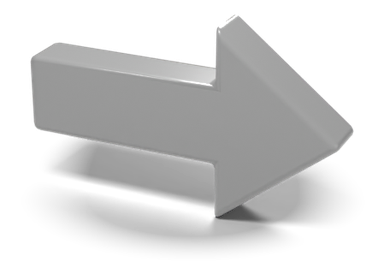
#> input picture assets/shapes/arrow.png, 384 x 268 px; its folder holds 2 pictures in this run; the run also reads 1 picture not shown here
$ python finish.py ../../assets/shapes ../../assets/shapes/check.png
#> lines starting #> are read from the running program, lines starting #| are printed output that depends on the picture
"""Crop the Blender renders to the shape, fade the floor shadow toward the edges, downscale.

    python3 tools/shapes/finish.py <render_dir> assets/shapes
"""

import math
import sys
from pathlib import Path

from PIL import Image

SIZE = 384


def finish(src: Path, dst: Path) -> None:
    im = Image.open(src).convert("RGBA")
#> im is the input picture: PIL image 384x268 RGBA; mean R, G, B, A 51.9, 52, 51.9, 92.8
    w, h = im.size
#> w = 384; h = 268
    a = im.getchannel("A")
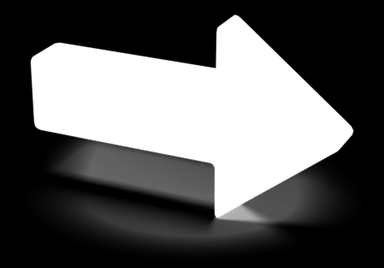
#> a: PIL image 384x268 L; min 0, max 255, mean 92.8
    # The shape itself is opaque; the shadow catcher is translucent black.
    box = a.point(lambda v: 255 if v >= 250 else 0).getbbox()
#> box = (31, 16, 353, 217)
    x0, y0, x1, y1 = box
#> x0 = 31; y0 = 16; x1 = 353; y1 = 217
    bw, bh = x1 - x0, y1 - y0
#> bw = 322; bh = 201
    m = max(bw, bh)
#> m = 322
    side, top, bottom = int(m * 0.10), int(m * 0.05), int(m * 0.16)
#> side = 32; top = 16; bottom = 51
    crop = (max(0, x0 - side), max(0, y0 - top), min(w, x1 + side), min(h, y1 + bottom))
#> crop = (0, 0, 384, 268)
    px = im.load()
    # Fade the translucent shadow with an elliptical falloff centred on the shape's base,
    # reaching zero inside the crop so no straight edges show.
    cx, cy = (x0 + x1) / 2, y1 - bh * 0.1
#> cx = 192; cy = 196.9
    rx = (crop[2] - crop[0]) / 2
#> rx = 192
    ry_up, ry_down = cy - crop[1], crop[3] - cy
#> ry_up = 196.9; ry_down = 71.1
    for y in range(crop[1], crop[3]):
        for x in range(crop[0], crop[2]):
            r, g, b, al = px[x, y]
            if al >= 250:
                continue
            ry = ry_up if y < cy else ry_down
            d = math.hypot((x - cx) / rx, (y - cy) / ry)
            fade = 1.0 if d < 0.55 else max(0.0, 1.0 - (d - 0.55) / 0.4) ** 2
            if (r + g + b) < 30:  # shadow, not the shape's anti-aliased edge
                al = int(al * 0.85 * fade)
            px[x, y] = (r, g, b, al)
    out = im.crop(crop)
    out.thumbnail((SIZE, SIZE), Image.LANCZOS)
    out.save(dst, optimize=True)
    print(f"{dst.name}: {out.size[0]}x{out.size[1]}, {dst.stat().st_size // 1024} KiB")
#| arrow.png: 384x268, 45 KiB


if __name__ == "__main__":
    src_dir, dst_dir = Path(sys.argv[1]), Path(sys.argv[2])
    dst_dir.mkdir(parents=True, exist_ok=True)
    for p in sorted(src_dir.glob("*.png")):
        finish(p, dst_dir / p.name)
#> pass 2 of the loop `for p in sorted(src_dir.glob("*.png")):`:
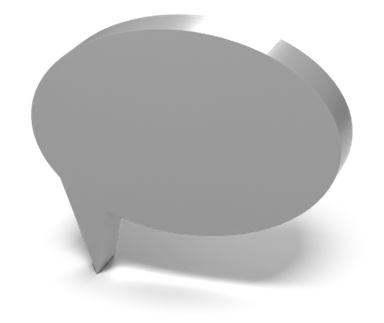
#> input picture assets/shapes/bubble.png, 384 x 323 px
#> in finish, im is the input picture: PIL image 384x323 RGBA; mean R, G, B, A 74.3, 74.4, 74.3, 125.4
#> in finish (call 2), `a = im.getchannel("A")`:
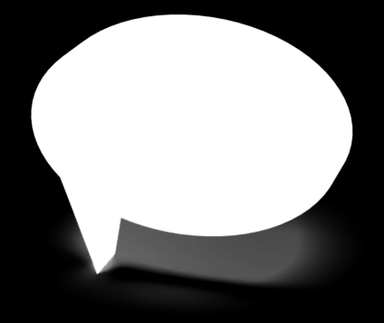
#> a: PIL image 384x323 L; min 0, max 255, mean 125.4
#> box = (32, 15, 352, 273)
#> x0 = 32; y0 = 15; x1 = 352; y1 = 273
#> bw = 320; bh = 258
#> m = 320
#> crop = (0, 0, 384, 323)
#> cy = 247.2
#> ry_down = 75.8
#> out: PIL image 384x323 RGBA
#| bubble.png: 384x323, 57 KiB
#> (the run stopped early here; a loop or call above may not have finished)
